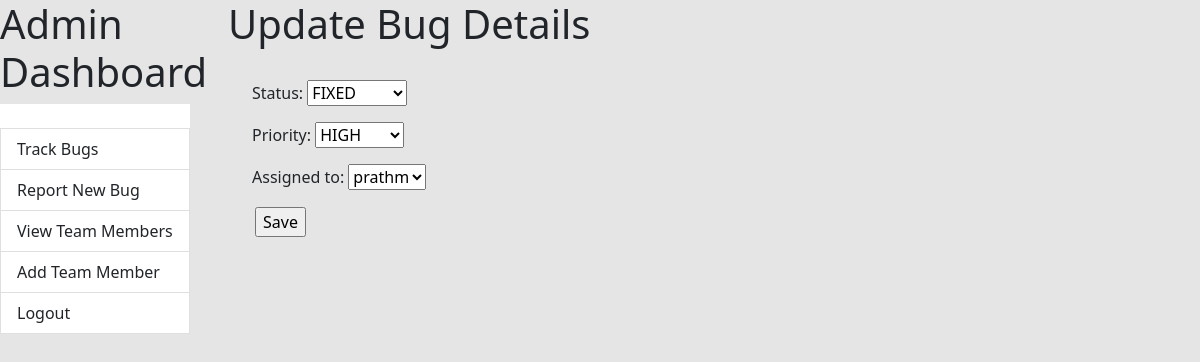
/dashboard/update_bug/2 (signed in), run on the app's committed database.
### core/models.py (models this page shows)
class Bug(models.Model):
    title = models.CharField(max_length=200, null=False)
    description = models.TextField(null=True)
    status = models.CharField(max_length=15, null=True,
                              choices=BUG_STATUS_CHOICES)
    added_date = models.DateField(auto_now=True)
    assigned_to = models.ForeignKey(
        User, blank=True, null=True, on_delete=models.PROTECT, related_name='assignee_user_set')
    submitted_by = models.ForeignKey(
        User, blank=True, null=True, on_delete=models.PROTECT, related_name='issuer_user_set')
    project = models.ForeignKey(Project, on_delete=models.PROTECT)
    priority = models.CharField(max_length=20, choices=PRIORITY_CHOICES)

### core/views.py (the view)
# urls.py: path('dashboard/update_bug/<pk>', UpdateBug.as_view()),
class UpdateBug(LoginRequiredMixin, UpdateView):
    form_class = UpdateBugForm
    model = Bug
    template_name = "update_bug.html"
    success_url = "/dashboard/bugs"
    def get_form_kwargs(self):
        kwargs = super(UpdateBug, self).get_form_kwargs()
        kwargs.update({'user': self.request.user})
        return kwargs

### core/forms.py
class UpdateBugForm(forms.ModelForm):
    class Meta:
        model = Bug
        fields = ['status',
                  'priority', 'assigned_to']
    def __init__(self, user,  *args, **kwargs):
        super().__init__(*args, **kwargs)
        self.fields['assigned_to'].queryset = User.objects.filter(role='TM')

### templates/update_bug.html (shortened to what this page needs)
{%extends 'dashboard.html'%} {%block content%}
<div class="container">
  <h1>Update Bug Details</h1>
  <div class="p-4">
    <form method="post">
      <table>
        {{ form.as_p }}
        <tr>
          <td></td>
          <td><input type="submit" name="submit" value="Save" /></td>
        </tr>
      </table>
    </form>
  </div>
</div>
{% endblock %}

### data on the page
Bug: status "FIXED", priority "HIGH", assigned_to "prathm"
